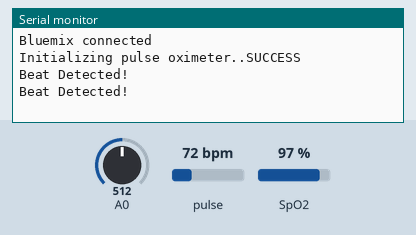
Bench run of a sketch on a simulated ESP8266 (NodeMCU). Shown: the last lines printed to the serial monitor. The inputs (shaded band) are chosen by the test bench; at power-on: pulse 72 bpm, A0 = 512, SpO2 97 %. WiFi joins after 1.5 s; servers stay silent unless stated; no MQTT or app messages arrive unless stated.

Above: at 2.7 s.
2.8 s: pulse set to 42 bpm
At 3.7 s:
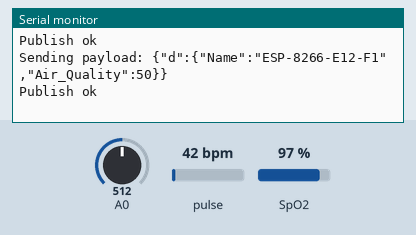
4.5 s: A0 set to 716
At 5.8 s:
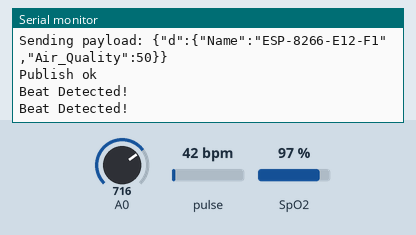
6.0 s: SpO2 set to 80 %
At 7.3 s:
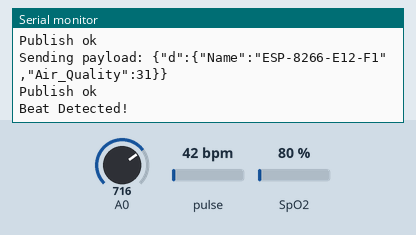
7.5 s: A0 set to 900
At 8.8 s:
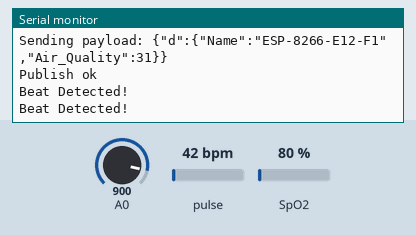
9.0 s: pulse set to 70 bpm
At 9.7 s:
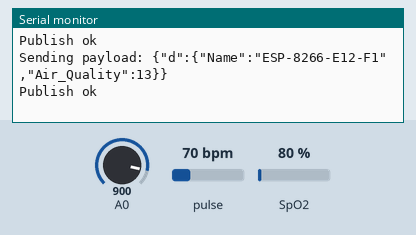

Measured:
- after the input at 6.0 s, the serial monitor: prints a new line at once (image 3)
- after the input at 9.0 s, the serial monitor: prints a new line at once (image 5)

The sketch:

Final_1.ino
```cpp
#include <Wire.h>    //Communicate with I2C
#include <ESP8266WiFi.h>    //Connect NodeMCU with Wifi
#include <WiFiClient.h>    //Connection with IP Client server
#include <PubSubClient.h>    //MQTT protocol
//<IBM Watson Connection Information>
#define ORG "hkg2cn"    //Watson user ID
#define DEVICE_TYPE "NodeMCU_1"    //Wtson device name
#define DEVICE_ID "ESP-8266-E12-F1"    //Watson device ID
#define TOKEN "Wtk!a_rRmrAdO(ssaS"    //Device Auth Token
//<Wifi Information>
const char* ssid = "WE";    //Wifi name
const char* password = "Mst132me235711";    //Wifi Password
//<Sign up Events information>
char server[] = ORG ".messaging.internetofthings.ibmcloud.com";    //IBM Watson server
char pubTopic_1[] = "iot-2/evt/status1/fmt/json";    //Sign up events will Published
char pubTopic_2[] = "iot-2/evt/status2/fmt/json";    //~~
char pubTopic_3[] = "iot-2/evt/status3/fmt/json";    //~~
char authMethod[] = "use-token-auth";    //Device Method
char token[] = TOKEN;
char clientId[] = "d:" ORG ":" DEVICE_TYPE ":" DEVICE_ID;
//<MQTT Connection>
WiFiClient wifiClient;
PubSubClient client(server, 1883, NULL, wifiClient);
//<Install MAX30100 Sensor>
#include <MAX30100_PulseOximeter.h>    //MAX30100 sensor Library
PulseOximeter pox;    //Use MAX30100 Library
void onBeatDetected(){
  Serial.println("Beat Detected!");
}
void setup() {
  Serial.begin(115200);    //Data send speed to Serial monitor
  //<Wifi Connection>
  Serial.println();
  Serial.print("Connecting to ");
  Serial.print(ssid);    //Print Wifi Network Name
  WiFi.begin(ssid, password);    //Enter SSID, Password
  while (WiFi.status() != WL_CONNECTED) {    //Try to connect with Wifi
    delay(500);    //Whit half Second
    Serial.print(".");
  }
  Serial.println("");
  Serial.print("WiFi connected, IP address: ");
  Serial.println(WiFi.localIP());    //Print Local IP
  if (!client.connected()) {    //If Wifi connected
    Serial.print("Reconnecting client to ");
    Serial.println(server);    //Print Server
    while (!client.connect(clientId, authMethod, token)) {    //Try to connect with Device
      Serial.print(".");
      delay(500);    //Whit half Second
    }
    Serial.println("Bluemix connected");
  }
  //<Check on MAX30100 connection & Works>
  Serial.print("Initializing pulse oximeter..");
  if (!pox.begin()) {    //If Sensor isn't sensing anythings
    Serial.println("FAILED");
    for (;;);   //Try Sensing agein
  }
  else {
    Serial.println("SUCCESS");
    digitalWrite(1, HIGH);   //If Sensor is collecting data
    pox.setOnBeatDetectedCallback(onBeatDetected);
  }
    pox.setIRLedCurrent(MAX30100_LED_CURR_24MA);    //LED of MAX30100 Sensor ON when Sensor work
}
long lastMsg = 0;
void loop() {
    pox.update();    //Get a reading from the MAX30100 sensor
    //<Set Published Time>
    client.loop();
    long now = millis();
    if (now - lastMsg > 3000) {    //Pub in 3 Secsonds
      lastMsg = now;
    //<Get a reading from the MQ135 sensor>
    float Air_Quality_Sensor = analogRead (A0);
    int Initial_Air_Quality = ((Air_Quality_Sensor/1024)*100) ; //Convert the reading to percentage
    int Air_Quality_Value = (100-Initial_Air_Quality);    //~~
    //<Pub Heart Rate>
    String payload_1 = "{\"d\":{\"Name\":\"" DEVICE_ID "\"";    //Pub to Device which connected
    payload_1 += ",\"Heart_Rate\":";
    payload_1 += pox.getHeartRate();
    payload_1 += "}}";
    Serial.print("Sending payload: ");
    Serial.println(payload_1);
    if (client.publish(pubTopic_1, (char*) payload_1.c_str())) {    //If Pub sucsess
      Serial.println("Publish ok");
    } else {
      Serial.println("Publish failed");
    }
    //<Pub SPO2>
    String payload_2 = "{\"d\":{\"Name\":\"" DEVICE_ID "\"";    //Pub to Device which connected
    payload_2 += ",\"SPO2\":";
    payload_2 += pox.getSpO2();
    payload_2 += "}}";
    Serial.print("Sending payload: ");
    Serial.println(payload_2);
    if (client.publish(pubTopic_2, (char*) payload_2.c_str())) {    //If Pub sucsess
      Serial.println("Publish ok");
    } else {
      Serial.println("Publish failed");
    }
    //<Pub Air Quality>
    String payload_3 = "{\"d\":{\"Name\":\"" DEVICE_ID "\"";    //Pub to Device which connected
    payload_3 += ",\"Air_Quality\":";
    payload_3 += Air_Quality_Value;
    payload_3 += "}}";
    Serial.print("Sending payload: ");
    Serial.println(payload_3);
    if (client.publish(pubTopic_3, (char*) payload_3.c_str())) {    //If Pub success
      Serial.println("Publish ok");
    } else {
      Serial.println("Publish failed");
    }
  }
}
```
